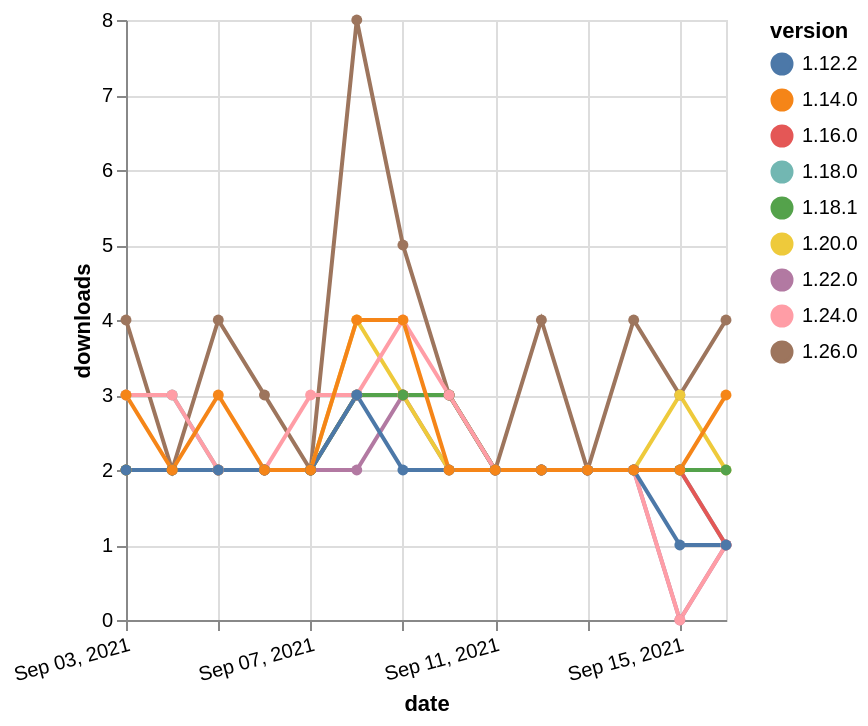

Here is the Vega-Lite specification saved for this chart:
### Vega-Lite specification from a JSON file in a GitHub repository (floating-point values rounded to 4 significant figures)
{"$schema": "https://vega.github.io/schema/vega-lite/v5.json", "description": "A simple bar chart with embedded data.", "data": {"values": [{"date": "2021-09-03", "total": 1949, "delta": 3, "version": "1.18.0"}, {"date": "2021-09-04", "total": 1952, "delta": 3, "version": "1.18.0"}, {"date": "2021-09-05", "total": 1954, "delta": 2, "version": "1.18.0"}, {"date": "2021-09-06", "total": 1956, "delta": 2, "version": "1.18.0"}, {"date": "2021-09-07", "total": 1958, "delta": 2, "version": "1.18.0"}, {"date": "2021-09-08", "total": 1961, "delta": 3, "version": "1.18.0"}, {"date": "2021-09-09", "total": 1964, "delta": 3, "version": "1.18.0"}, {"date": "2021-09-10", "total": 1967, "delta": 3, "version": "1.18.0"}, {"date": "2021-09-11", "total": 1969, "delta": 2, "version": "1.18.0"}, {"date": "2021-09-12", "total": 1971, "delta": 2, "version": "1.18.0"}, {"date": "2021-09-13", "total": 1973, "delta": 2, "version": "1.18.0"}, {"date": "2021-09-14", "total": 1975, "delta": 2, "version": "1.18.0"}, {"date": "2021-09-15", "total": 1977, "delta": 2, "version": "1.18.0"}, {"date": "2021-09-16", "total": 1978, "delta": 1, "version": "1.18.0"}, {"date": "2021-09-03", "total": 1071, "delta": 2, "version": "1.22.0"}, {"date": "2021-09-04", "total": 1073, "delta": 2, "version": "1.22.0"}, {"date": "2021-09-05", "total": 1075, "delta": 2, "version": "1.22.0"}, {"date": "2021-09-06", "total": 1077, "delta": 2, "version": "1.22.0"}, {"date": "2021-09-07", "total": 1079, "delta": 2, "version": "1.22.0"}, {"date": "2021-09-08", "total": 1081, "delta": 2, "version": "1.22.0"}, {"date": "2021-09-09", "total": 1084, "delta": 3, "version": "1.22.0"}, {"date": "2021-09-10", "total": 1086, "delta": 2, "version": "1.22.0"}, {"date": "2021-09-11", "total": 1088, "delta": 2, "version": "1.22.0"}, {"date": "2021-09-12", "total": 1090, "delta": 2, "version": "1.22.0"}, {"date": "2021-09-13", "total": 1092, "delta": 2, "version": "1.22.0"}, {"date": "2021-09-14", "total": 1094, "delta": 2, "version": "1.22.0"}, {"date": "2021-09-15", "total": 1094, "delta": 0, "version": "1.22.0"}, {"date": "2021-09-16", "total": 1095, "delta": 1, "version": "1.22.0"}, {"date": "2021-09-03", "total": 304, "delta": 4, "version": "1.26.0"}, {"date": "2021-09-04", "total": 306, "delta": 2, "version": "1.26.0"}, {"date": "2021-09-05", "total": 310, "delta": 4, "version": "1.26.0"}, {"date": "2021-09-06", "total": 313, "delta": 3, "version": "1.26.0"}, {"date": "2021-09-07", "total": 315, "delta": 2, "version": "1.26.0"}, {"date": "2021-09-08", "total": 323, "delta": 8, "version": "1.26.0"}, {"date": "2021-09-09", "total": 328, "delta": 5, "version": "1.26.0"}, {"date": "2021-09-10", "total": 331, "delta": 3, "version": "1.26.0"}, {"date": "2021-09-11", "total": 333, "delta": 2, "version": "1.26.0"}, {"date": "2021-09-12", "total": 337, "delta": 4, "version": "1.26.0"}, {"date": "2021-09-13", "total": 339, "delta": 2, "version": "1.26.0"}, {"date": "2021-09-14", "total": 343, "delta": 4, "version": "1.26.0"}, {"date": "2021-09-15", "total": 346, "delta": 3, "version": "1.26.0"}, {"date": "2021-09-16", "total": 350, "delta": 4, "version": "1.26.0"}, {"date": "2021-09-03", "total": 1715, "delta": 2, "version": "1.20.0"}, {"date": "2021-09-04", "total": 1717, "delta": 2, "version": "1.20.0"}, {"date": "2021-09-05", "total": 1719, "delta": 2, "version": "1.20.0"}, {"date": "2021-09-06", "total": 1721, "delta": 2, "version": "1.20.0"}, {"date": "2021-09-07", "total": 1723, "delta": 2, "version": "1.20.0"}, {"date": "2021-09-08", "total": 1727, "delta": 4, "version": "1.20.0"}, {"date": "2021-09-09", "total": 1730, "delta": 3, "version": "1.20.0"}, {"date": "2021-09-10", "total": 1732, "delta": 2, "version": "1.20.0"}, {"date": "2021-09-11", "total": 1734, "delta": 2, "version": "1.20.0"}, {"date": "2021-09-12", "total": 1736, "delta": 2, "version": "1.20.0"}, {"date": "2021-09-13", "total": 1738, "delta": 2, "version": "1.20.0"}, {"date": "2021-09-14", "total": 1740, "delta": 2, "version": "1.20.0"}, {"date": "2021-09-15", "total": 1743, "delta": 3, "version": "1.20.0"}, {"date": "2021-09-16", "total": 1745, "delta": 2, "version": "1.20.0"}, {"date": "2021-09-03", "total": 2191, "delta": 2, "version": "1.16.0"}, {"date": "2021-09-04", "total": 2193, "delta": 2, "version": "1.16.0"}, {"date": "2021-09-05", "total": 2195, "delta": 2, "version": "1.16.0"}, {"date": "2021-09-06", "total": 2197, "delta": 2, "version": "1.16.0"}, {"date": "2021-09-07", "total": 2199, "delta": 2, "version": "1.16.0"}, {"date": "2021-09-08", "total": 2202, "delta": 3, "version": "1.16.0"}, {"date": "2021-09-09", "total": 2205, "delta": 3, "version": "1.16.0"}, {"date": "2021-09-10", "total": 2208, "delta": 3, "version": "1.16.0"}, {"date": "2021-09-11", "total": 2210, "delta": 2, "version": "1.16.0"}, {"date": "2021-09-12", "total": 2212, "delta": 2, "version": "1.16.0"}, {"date": "2021-09-13", "total": 2214, "delta": 2, "version": "1.16.0"}, {"date": "2021-09-14", "total": 2216, "delta": 2, "version": "1.16.0"}, {"date": "2021-09-15", "total": 2218, "delta": 2, "version": "1.16.0"}, {"date": "2021-09-16", "total": 2219, "delta": 1, "version": "1.16.0"}, {"date": "2021-09-03", "total": 1726, "delta": 2, "version": "1.18.1"}, {"date": "2021-09-04", "total": 1728, "delta": 2, "version": "1.18.1"}, {"date": "2021-09-05", "total": 1730, "delta": 2, "version": "1.18.1"}, {"date": "2021-09-06", "total": 1732, "delta": 2, "version": "1.18.1"}, {"date": "2021-09-07", "total": 1734, "delta": 2, "version": "1.18.1"}, {"date": "2021-09-08", "total": 1737, "delta": 3, "version": "1.18.1"}, {"date": "2021-09-09", "total": 1740, "delta": 3, "version": "1.18.1"}, {"date": "2021-09-10", "total": 1743, "delta": 3, "version": "1.18.1"}, {"date": "2021-09-11", "total": 1745, "delta": 2, "version": "1.18.1"}, {"date": "2021-09-12", "total": 1747, "delta": 2, "version": "1.18.1"}, {"date": "2021-09-13", "total": 1749, "delta": 2, "version": "1.18.1"}, {"date": "2021-09-14", "total": 1751, "delta": 2, "version": "1.18.1"}, {"date": "2021-09-15", "total": 1753, "delta": 2, "version": "1.18.1"}, {"date": "2021-09-16", "total": 1755, "delta": 2, "version": "1.18.1"}, {"date": "2021-09-03", "total": 894, "delta": 3, "version": "1.24.0"}, {"date": "2021-09-04", "total": 897, "delta": 3, "version": "1.24.0"}, {"date": "2021-09-05", "total": 899, "delta": 2, "version": "1.24.0"}, {"date": "2021-09-06", "total": 901, "delta": 2, "version": "1.24.0"}, {"date": "2021-09-07", "total": 904, "delta": 3, "version": "1.24.0"}, {"date": "2021-09-08", "total": 907, "delta": 3, "version": "1.24.0"}, {"date": "2021-09-09", "total": 911, "delta": 4, "version": "1.24.0"}, {"date": "2021-09-10", "total": 914, "delta": 3, "version": "1.24.0"}, {"date": "2021-09-11", "total": 916, "delta": 2, "version": "1.24.0"}, {"date": "2021-09-12", "total": 918, "delta": 2, "version": "1.24.0"}, {"date": "2021-09-13", "total": 920, "delta": 2, "version": "1.24.0"}, {"date": "2021-09-14", "total": 922, "delta": 2, "version": "1.24.0"}, {"date": "2021-09-15", "total": 922, "delta": 0, "version": "1.24.0"}, {"date": "2021-09-16", "total": 923, "delta": 1, "version": "1.24.0"}, {"date": "2021-09-03", "total": 2288, "delta": 2, "version": "1.12.2"}, {"date": "2021-09-04", "total": 2290, "delta": 2, "version": "1.12.2"}, {"date": "2021-09-05", "total": 2292, "delta": 2, "version": "1.12.2"}, {"date": "2021-09-06", "total": 2294, "delta": 2, "version": "1.12.2"}, {"date": "2021-09-07", "total": 2296, "delta": 2, "version": "1.12.2"}, {"date": "2021-09-08", "total": 2299, "delta": 3, "version": "1.12.2"}, {"date": "2021-09-09", "total": 2301, "delta": 2, "version": "1.12.2"}, {"date": "2021-09-10", "total": 2303, "delta": 2, "version": "1.12.2"}, {"date": "2021-09-11", "total": 2305, "delta": 2, "version": "1.12.2"}, {"date": "2021-09-12", "total": 2307, "delta": 2, "version": "1.12.2"}, {"date": "2021-09-13", "total": 2309, "delta": 2, "version": "1.12.2"}, {"date": "2021-09-14", "total": 2311, "delta": 2, "version": "1.12.2"}, {"date": "2021-09-15", "total": 2312, "delta": 1, "version": "1.12.2"}, {"date": "2021-09-16", "total": 2313, "delta": 1, "version": "1.12.2"}, {"date": "2021-09-03", "total": 2618, "delta": 3, "version": "1.14.0"}, {"date": "2021-09-04", "total": 2620, "delta": 2, "version": "1.14.0"}, {"date": "2021-09-05", "total": 2623, "delta": 3, "version": "1.14.0"}, {"date": "2021-09-06", "total": 2625, "delta": 2, "version": "1.14.0"}, {"date": "2021-09-07", "total": 2627, "delta": 2, "version": "1.14.0"}, {"date": "2021-09-08", "total": 2631, "delta": 4, "version": "1.14.0"}, {"date": "2021-09-09", "total": 2635, "delta": 4, "version": "1.14.0"}, {"date": "2021-09-10", "total": 2637, "delta": 2, "version": "1.14.0"}, {"date": "2021-09-11", "total": 2639, "delta": 2, "version": "1.14.0"}, {"date": "2021-09-12", "total": 2641, "delta": 2, "version": "1.14.0"}, {"date": "2021-09-13", "total": 2643, "delta": 2, "version": "1.14.0"}, {"date": "2021-09-14", "total": 2645, "delta": 2, "version": "1.14.0"}, {"date": "2021-09-15", "total": 2647, "delta": 2, "version": "1.14.0"}, {"date": "2021-09-16", "total": 2650, "delta": 3, "version": "1.14.0"}]}, "width": "container", "mark": {"type": "line", "point": {"filled": true}}, "encoding": {"x": {"field": "date", "type": "temporal", "timeUnit": "yearmonthdate", "title": "date", "axis": {"labelAngle": -15}}, "y": {"field": "delta", "type": "quantitative", "title": "downloads"}, "color": {"field": "version", "type": "nominal"}, "tooltip": {"field": "delta"}}}
